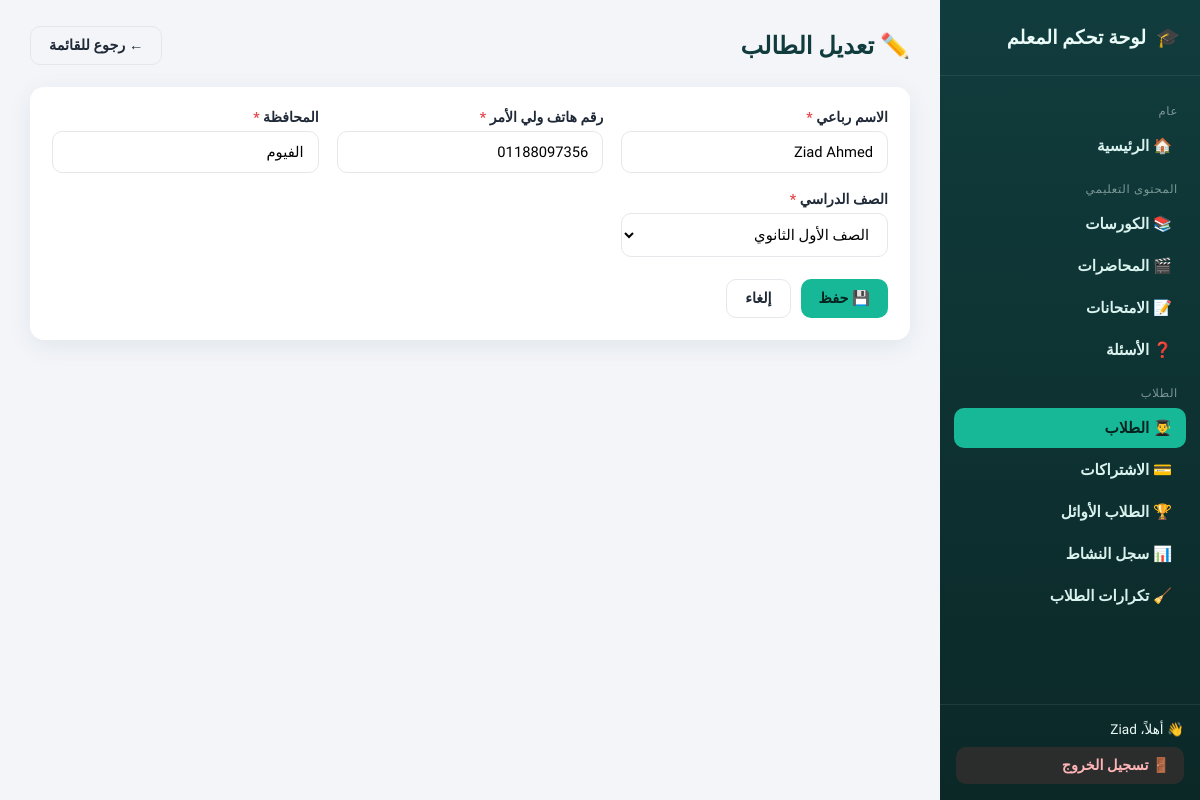
Screenshot of /dashboard/students/4/edit/ (signed in) with the database file from the repository.
### accounts/models.py (models this page shows, shortened)
class Student(models.Model):
    user = models.OneToOneField(User, on_delete=models.CASCADE, null=True, blank=True)
    full_name = models.CharField(max_length=150, verbose_name="الاسم رباعي")
    parent_phone_number = models.CharField(max_length=15, unique=True, verbose_name="رقم هاتف ولي الأمر")
    governorate = models.CharField(max_length=100, verbose_name="المحافظة")
    grade = models.CharField(
        max_length=50,
        verbose_name="الصف الدراسي",
        choices=[
            ('1', 'الصف الأول الثانوي'),
            ('2', 'الصف الثاني الثانوي'),
            ('3', 'الصف الثالث الثانوي'),
            ('4', 'أولى إعدادي'),
            ('5', 'تانية إعدادي'),
            ('6', 'تالته إعدادي'),
        ]
    )
    password = models.CharField(max_length=128, verbose_name="كلمة المرور", default='default_password')
    courses = models.ManyToManyField(Course, related_name='student_courses', verbose_name="الكورسات", blank=True)
    viewed_lectures = models.ManyToManyField('content.Lecture', related_name='students_who_watched', verbose_name="المحاضرات المشاهدة", blank=True)
    attempted_exams = models.ManyToManyField('content.Exam', related_name='students_who_attempted', verbose_name="الامتحانات المجربة", blank=True)
    videos_watched = models.PositiveIntegerField(default=0, verbose_name="عدد الفيديوهات المشاهدة")
    exams_completed = models.PositiveIntegerField(default=0, verbose_name="عدد الاختبارات المنهية")
    average_score = models.FloatField(default=0.0, verbose_name="متوسط النتائج")
    total_lecture_time = models.PositiveIntegerField(default=0, verbose_name="إجمالي مدة المحاضرات (بالدقائق)")
    total_video_views = models.PositiveIntegerField(default=0, verbose_name="إجمالي عدد مرات مشاهدة الفيديوهات")
    total_exam_views = models.PositiveIntegerField(default=0, verbose_name="إجمالي عدد مرات فتح الاختبارات")
    total_exam_completions = models.PositiveIntegerField(default=0, verbose_name="إجمالي عدد مرات إنهاء الاختبارات")

### dashboard/views.py (the view)
# urls.py: path('<str:model_slug>/<int:pk>/edit/', views.generic_edit, name='edit'),
@staff_required
def generic_edit(request, model_slug, pk):
    config = _config_or_404(model_slug)
    model = config['model']
    obj = get_object_or_404(model, pk=pk)
    FormClass = modelform_factory(model, fields=config['form_fields'], widgets=config.get('widgets'))
    if request.method == 'POST':
        form = FormClass(request.POST, request.FILES, instance=obj)
        if form.is_valid():
            obj = form.save()
            _after_save(model_slug, obj)
            messages.success(request, f"تم تعديل {config['label_singular']} بنجاح ✅")
            return redirect('dashboard:list', model_slug=model_slug)
    else:
        form = FormClass(instance=obj)
    return render(request, 'dashboard/generic_form.html', {
        'config': config, 'model_slug': model_slug, 'form': form, 'is_edit': True, 'obj': obj,
        'active_nav': model_slug,
    })

### accounts/context_processors.py (called while the page is built)
def student_session(request):
    is_registered = request.session.get("is_registered", False)
    student_name = request.session.get("student_name", None)
    student_obj = None
    student_id = request.session.get("student_id")
    if student_id:
        try:
            student_obj = Student.objects.filter(id=student_id).first()
        except Exception:
            student_obj = None
    return {
        "is_registered": is_registered,
        "student_name": student_name,
        "student": student_obj,
    }

### dashboard/registry.py (called while the page is built)
def get_config(model_slug):
    return REGISTRY.get(model_slug)

### dashboard/views.py (called while the page is built)
def _config_or_404(model_slug):
    config = get_config(model_slug)
    if not config:
        raise Http404("قسم غير موجود")
    return config

### dashboard/templates/dashboard/generic_form.html (shortened to what this page needs)
{% extends "dashboard/base.html" %}
{% block content %}
<div class="dash-topbar">
  <div>
    <h1>{% if is_edit %}✏️ تعديل {{ config.label_singular }}{% else %}➕ إضافة {{ config.label_singular }}{% endif %}</h1>
  </div>
  <a class="btn btn-outline" href="{% url 'dashboard:list' model_slug %}">← رجوع للقائمة</a>
</div>
<div class="panel">
  <form method="post" enctype="multipart/form-data" novalidate>
    <div class="form-grid">
      {% for field in form %}
        <div class="form-field {% if field.field.widget.input_type == 'checkbox' %}checkbox-field{% endif %} {% if field.field.widget.input_type == 'textarea' or field.html_name == 'description' %}full{% endif %}">
          <label for="{{ field.id_for_label }}">
            {{ field.label }} {% if field.field.required %}<span class="required">*</span>{% endif %}
          </label>
          {{ field }}
        </div>
      {% endfor %}
    </div>
    <div class="form-actions">
      <button type="submit" class="btn btn-primary">💾 حفظ</button>
      <a class="btn btn-outline" href="{% url 'dashboard:list' model_slug %}">إلغاء</a>
    </div>
  </form>
</div>
{% endblock %}

### dashboard/templates/dashboard/base.html (shortened to what this page needs)
{% load static %}
<!DOCTYPE html>
<html lang="ar" dir="rtl">
<head>
  <link rel="stylesheet" href="{% static 'dashboard/css/style.css' %}" />
</head>
<body class="dash-body">
  <div class="dash-shell">
    <aside class="dash-sidebar">
      <div class="brand">
        <span>🎓</span>
        <span>لوحة تحكم المعلم</span>
      </div>
      <nav class="dash-nav">
        <div class="nav-section-title">عام</div>
        <a class="nav-link {% if active_nav == 'home' %}active{% endif %}" href="{% url 'dashboard:home' %}">🏠 الرئيسية</a>
        <div class="nav-section-title">المحتوى التعليمي</div>
        <a class="nav-link {% if active_nav == 'courses' %}active{% endif %}" href="{% url 'dashboard:list' 'courses' %}">📚 الكورسات</a>
        <a class="nav-link {% if active_nav == 'lectures' %}active{% endif %}" href="{% url 'dashboard:list' 'lectures' %}">🎬 المحاضرات</a>
        <a class="nav-link {% if active_nav == 'exams' %}active{% endif %}" href="{% url 'dashboard:list' 'exams' %}">📝 الامتحانات</a>
        <a class="nav-link {% if active_nav == 'questions' %}active{% endif %}" href="{% url 'dashboard:question_list' %}">❓ الأسئلة</a>
        <div class="nav-section-title">الطلاب</div>
        <a class="nav-link {% if active_nav == 'students' %}active{% endif %}" href="{% url 'dashboard:list' 'students' %}">👨‍🎓 الطلاب</a>
        <a class="nav-link {% if active_nav == 'subscriptions' %}active{% endif %}" href="{% url 'dashboard:list' 'subscriptions' %}">💳 الاشتراكات</a>
        <a class="nav-link {% if active_nav == 'top-students' %}active{% endif %}" href="{% url 'dashboard:list' 'top-students' %}">🏆 الطلاب الأوائل</a>
        <a class="nav-link {% if active_nav == 'activity-log' %}active{% endif %}" href="{% url 'dashboard:activity_log' %}">📊 سجل النشاط</a>
        <a class="nav-link {% if active_nav == 'duplicates' %}active{% endif %}" href="{% url 'dashboard:student_duplicates' %}">🧹 تكرارات الطلاب</a>
      </nav>
      <div class="sidebar-footer">
        <div style="margin-bottom:10px;">👋 أهلاً، {{ request.user.get_full_name|default:request.user.username }}</div>
        <form method="post" action="{% url 'dashboard:logout' %}">
          <button type="submit" class="logout-btn">🚪 تسجيل الخروج</button>
        </form>
      </div>
    </aside>
    <main class="dash-main">
      {% block content %}{% endblock %}
    </main>
  </div>
</body>
</html>

### dashboard/static/dashboard/css/style.css (style rules this page uses)
:root { --sidebar-w: 260px; --bg: #f3f5f9; --card-bg: #ffffff; --primary: #113c3d; --primary-light: #1d5c5d; --accent: #17b897; --accent-soft: #e4f7f2; --danger: #e5484d; --danger-soft: #fdecec; --warning: #f5a524; --text: #1f2937; --text-muted: #6b7280; --border: #e5e7eb; --radius: 14px; --shadow: 0 6px 24px rgba(17, 60, 61, 0.08); font-family: "Tajawal", sans-serif; }
* { box-sizing: border-box; }
body.dash-body { margin: 0; background: var(--bg); color: var(--text); font-family: "Tajawal", sans-serif; direction: rtl; }
a { text-decoration: none; color: inherit; }
.dash-shell { display: flex; min-height: 100vh; }
.dash-sidebar { width: var(--sidebar-w); background: linear-gradient(180deg, var(--primary), #0b2827); color: #eafaf7; flex-shrink: 0; display: flex; flex-direction: column; position: sticky; top: 0; height: 100vh; overflow-y: auto; }
.dash-sidebar .brand { padding: 26px 20px; font-size: 1.2rem; font-weight: 800; border-bottom: 1px solid rgba(255,255,255,0.08); display: flex; align-items: center; gap: 10px; }
.dash-nav { padding: 14px 10px; flex: 1; }
.dash-nav .nav-section-title { font-size: 0.72rem; color: rgba(234,250,247,0.5); text-transform: uppercase; letter-spacing: .06em; padding: 14px 12px 6px; }
.dash-nav a.nav-link { display: flex; align-items: center; gap: 10px; padding: 11px 14px; margin: 2px 4px; border-radius: 10px; font-weight: 600; font-size: 0.95rem; color: #d9f2ee; transition: 0.2s; }
.dash-nav a.nav-link.active { background: var(--accent); color: #06231f; }
.dash-sidebar .sidebar-footer { padding: 16px; border-top: 1px solid rgba(255,255,255,0.08); font-size: 0.85rem; }
.logout-btn { display: flex; align-items: center; gap: 8px; padding: 10px 14px; border-radius: 10px; background: rgba(229,72,77,0.15); color: #ffb4b6; font-weight: 700; width: 100%; border: none; cursor: pointer; font-family: inherit; font-size: 0.9rem; }
.dash-main { flex: 1; min-width: 0; padding: 26px 30px 60px; }
.dash-topbar { display: flex; align-items: center; justify-content: space-between; margin-bottom: 22px; flex-wrap: wrap; gap: 12px; }
.dash-topbar h1 { font-size: 1.5rem; font-weight: 800; margin: 0; color: var(--primary); }
.panel { background: var(--card-bg); border-radius: var(--radius); box-shadow: var(--shadow); padding: 22px; margin-bottom: 22px; }
.btn { display: inline-flex; align-items: center; gap: 6px; padding: 10px 18px; border-radius: 10px; font-weight: 700; font-size: 0.9rem; border: none; cursor: pointer; font-family: inherit; transition: 0.2s; }
.btn-primary { background: var(--accent); color: #06231f; }
.btn-outline { background: transparent; border: 1.5px solid var(--border); color: var(--text); }
.form-grid { display: grid; grid-template-columns: repeat(auto-fit, minmax(260px, 1fr)); gap: 18px; }
.form-field { display: flex; flex-direction: column; gap: 6px; }
.form-field label { font-weight: 700; font-size: 0.88rem; color: var(--text); }
.form-field .required { color: var(--danger); }
.form-field input[type=text], .form-field input[type=number], .form-field input[type=password], .form-field input[type=tel], .form-field input[type=email], .form-field input[type=file], .form-field select, .form-field textarea { padding: 11px 14px; border: 1.5px solid var(--border); border-radius: 10px; font-family: inherit; font-size: 0.92rem; background: #fff; outline: none; transition: 0.2s; }
.form-actions { margin-top: 22px; display: flex; gap: 10px; }

### rows the page displays
Student: form "Ziad Ahmed" "01188097356" "الفيوم" "الصف الأول الثانوي"

### other values shown
{{ request.user.get_full_name|default:request.user.username }} "Ziad"
{{ config.label_singular }} "الطالب"
{{ field.label }} "الاسم رباعي" "رقم هاتف ولي الأمر" "المحافظة" "الصف الدراسي"
